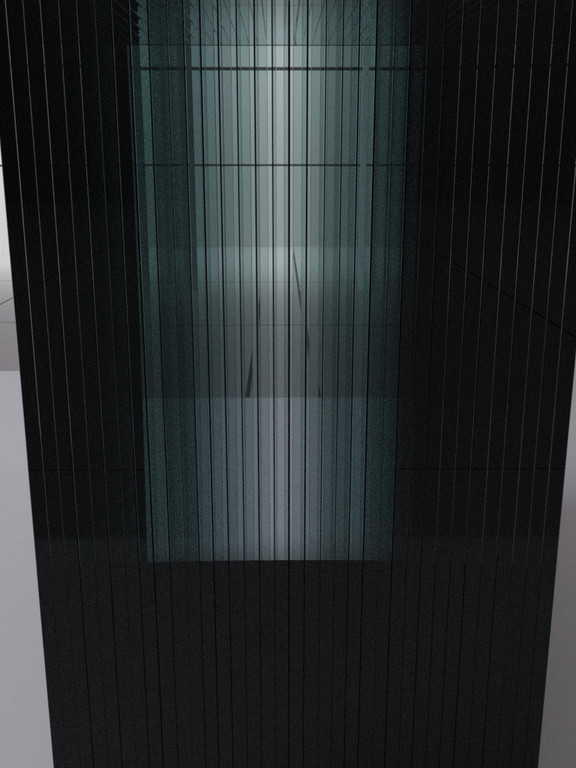
#> input picture train/001.jpg, 576 x 768 px; its folder holds only this picture in this run
$ python classical_model.py   (older library calls are emulated)
#> lines starting #> are read from the running program, lines starting #| are printed output that depends on the picture
#> (reads labels.csv from the repository)
import os
import glob
import cv2
import numpy as np
import pandas as pd
from scipy.signal import find_peaks

# Configuration
CSV_PATH = os.path.join('..', 'labels.csv')
TRAIN_DIR = os.path.join('..', 'train')
TEST_DIR = os.path.join('..', 'test')

def extract_signal_for_cv(img_path):
#> called with img_path = '../train/001.jpg'
    img = cv2.imread(img_path, cv2.IMREAD_GRAYSCALE)
#> img: shape (768, 576); min 0, max 229, mean 42
    if img is None:
        return None
    h, w = img.shape
#> h = 768; w = 576
    new_w = 400
    new_h = int(h * (new_w / w))
#> new_h = 533
    img = cv2.resize(img, (new_w, new_h))
#> img: shape (533, 400)
    sobel = cv2.Sobel(img, cv2.CV_64F, 0, 1, ksize=3)
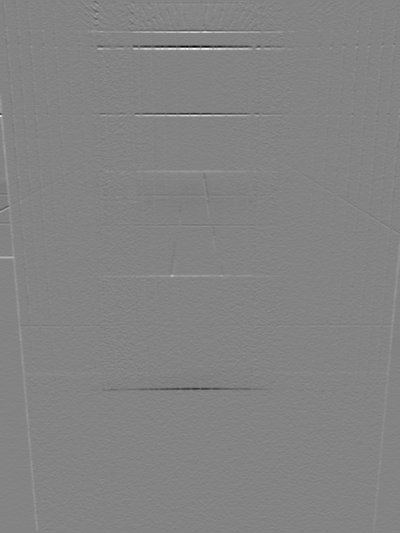
#> sobel: shape (533, 400) float64; min -433, max 406, mean 0; drawn with min black and max white
    sobel = np.abs(sobel)
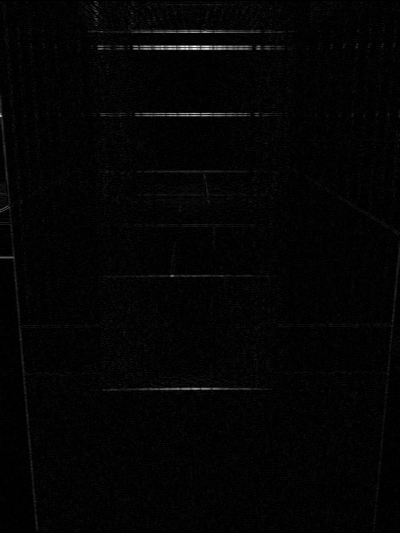
#> sobel: shape (533, 400) float64; min 0, max 433, mean 7.6; drawn with min black and max white
    sobel = np.uint8(255 * sobel / np.max(sobel))
    strip_w = 40
    center_w = new_w // 2
    strip = sobel[:, center_w - strip_w // 2 : center_w + strip_w // 2]
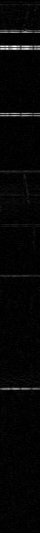
#> strip: shape (533, 40); min 0, max 255, mean 6.2
    signal = np.mean(strip, axis=1)
#> signal = 533 values, max 192.3 at index 46, min 0 at index 0, mean 6.16
    kernel_size = 5
    kernel = np.ones(kernel_size) / kernel_size
    smoothed = np.convolve(signal, kernel, mode='same')
#> smoothed = 533 values, max 132.6 at index 47, min 1.14 at index 532, mean 6.16
    if np.max(smoothed) > 0:
        smoothed = smoothed / np.max(smoothed)
#> smoothed = 533 values, max 1 at index 47, min 0.0086 at index 532, mean 0.0464
    return smoothed

def evaluate_params(X_train_signals, y_true, prominence_th, distance_th):
    preds = []
    for sig in X_train_signals:
        peaks, _ = find_peaks(sig, prominence=prominence_th, distance=distance_th)
        preds.append(len(peaks))
    preds = np.array(preds)
    mae = np.mean(np.abs(y_true - preds))
    return mae, preds

def main():
    print("Loading labels...")
    df = pd.read_csv(CSV_PATH)
    df['img_number'] = df['img_number'].astype(str).str.zfill(3)
    labels_dict = dict(zip(df['img_number'], df['num_sheets']))

    print("Loading training signals...")
    train_paths = sorted(glob.glob(os.path.join(TRAIN_DIR, '*.jpg')))
    X_train_signals = []
    y_true = []
    for path in train_paths:
        basename = os.path.basename(path)
        img_id = basename.split('.')[0]
        sig = extract_signal_for_cv(path)
#> sig has the same summary as smoothed in extract_signal_for_cv
        if sig is not None:
            X_train_signals.append(sig)
            y_true.append(labels_dict.get(img_id, 0))

    prominences = [0.05, 0.1, 0.15, 0.2]
    distances = [5, 8, 10, 12]
    best_mae = float('inf')
    best_params = (0.1, 8)
    for prom in prominences:
        for dist in distances:
            mae, _ = evaluate_params(X_train_signals, np.array(y_true), prom, dist)
            if mae < best_mae:
                best_mae = mae
                best_params = (prom, dist)
#> this loop made 4 passes
#> after the loop, best_mae = 27; best_params = (0.05, 5)

    print(f"Best MAE: {best_mae:.4f} @ Prom: {best_params[0]}, Dist: {best_params[1]}")
#| Best MAE: 27.0000 @ Prom: 0.05, Dist: 5

    print("Processing test images...")
    test_paths = sorted(glob.glob(os.path.join(TEST_DIR, '*.jpg')))
    results = []
    for path in test_paths:
        basename = os.path.basename(path)
        img_id = basename.split('.')[0]
        sig = extract_signal_for_cv(path)
        if sig is not None:
            peaks, _ = find_peaks(sig, prominence=best_params[0], distance=best_params[1])
            results.append({'image_number': img_id, 'number_of_sheets': len(peaks)})

    results_df = pd.DataFrame(results)
    results_df.to_csv(os.path.join('..', 'results_classical.csv'), index=False)
    print("Saved results_classical.csv")

if __name__ == "__main__":
    main()
